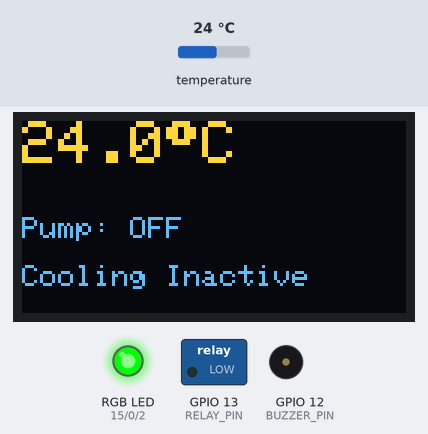
This program was run on a simulated ESP8266 (NodeMCU). Parts: 128×64 one-colour display, switched loads named in the program (green lamp = pin HIGH), an RGB LED mixed from three pins (HIGH = lit), buzzer (waves = sounding, pin HIGH). The test bench sets the inputs (shaded band); at power-on: temperature 24 °C. The OLED is the two-colour kind (top 16 rows yellow); WiFi joins after 1.5 s; servers stay silent unless stated; storage starts empty; EEPROM starts erased; what the program prints to the serial monitor is not drawn.

Above: at 9.1 s.
9.2 s: temperature set to 29.4 °C
At 10.5 s:
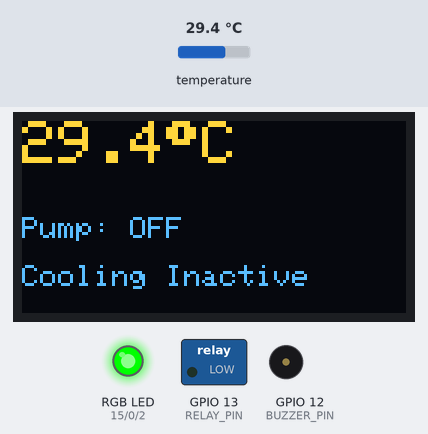
10.8 s: temperature set to 30.5 °C
At 11.7 s:
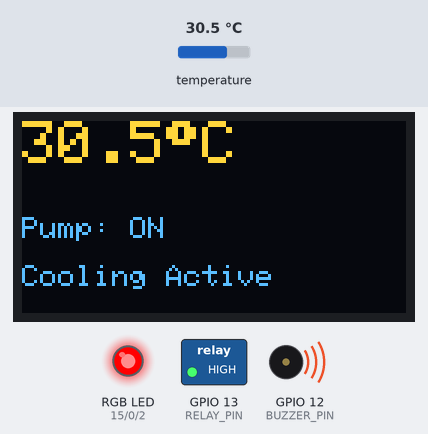
14.6 s: temperature set to 12 °C
At 15.9 s:
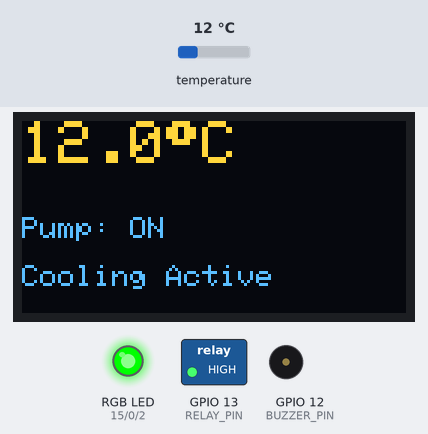
17.5 s: temperature set to 33 °C
At 18.71 s:
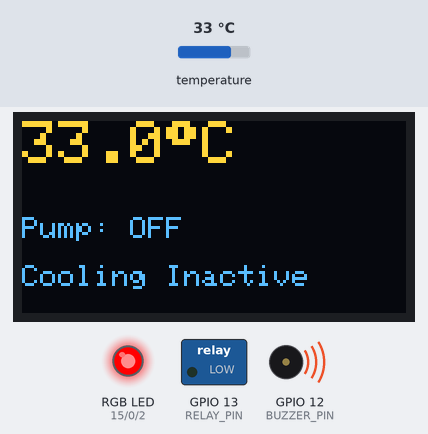
Timing chart, 0 to 21.0 s (numbered marks = the images above; inputs shaded):
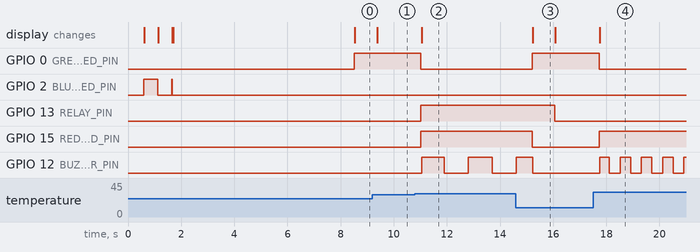

Measured:
- the behaviour switches between 29.9 and 30 °C on temperature (found by bisection; images 1 and 2)
- after the input at 9.2 s, the display: changes after 0.17 s (image 1)
- after the input at 10.8 s, GPIO 0 (GREEN_LED_PIN): HIGH → LOW after 0.22 s; GPIO 13 (RELAY_PIN), GPIO 15 (RED_LED_PIN): LOW → HIGH after 0.22 s; GPIO 12 (BUZZER_PIN): alternates HIGH for 0.88 s and LOW for 0.90 s, starting after 0.25 s; the display: first differs from a run without the input after 0.25 s (image 2)
- after the input at 14.6 s, GPIO 0 (GREEN_LED_PIN): LOW → HIGH after 0.61 s; GPIO 13 (RELAY_PIN): HIGH → LOW after 1.5 s; GPIO 15 (RED_LED_PIN): HIGH → LOW after 0.61 s; the display: first differs from a run without the input after 0.64 s (image 3)
- after the input at 17.5 s, GPIO 0 (GREEN_LED_PIN): HIGH → LOW after 0.23 s; GPIO 15 (RED_LED_PIN): LOW → HIGH after 0.23 s; GPIO 12 (BUZZER_PIN): alternates HIGH for 0.40 s and LOW for 0.40 s, starting after 0.25 s; the display: first differs from a run without the input after 0.25 s (image 4)
- what the display in image 3 shows lasts 0.9 s, from 15.2 s to 16.1 s

The program:

main.cpp
```cpp
#include <OneWire.h>
#include <DallasTemperature.h>
#include <ESP8266WiFi.h>
#include <Wire.h>
#include <Adafruit_GFX.h>
#include <Adafruit_SSD1306.h>
#include <ESP8266WebServer.h>
#include <EEPROM.h>
#include <LittleFS.h>

// --- WiFi Credentials ---
const char* ssid = "ExoShieldSystem";
const char* password = "ExoShield123";

// --- Web Server ---
ESP8266WebServer server(80);

// --- OLED Display Settings ---
#define SCREEN_WIDTH 128
#define SCREEN_HEIGHT 64
#define OLED_RESET    -1
Adafruit_SSD1306 display(SCREEN_WIDTH, SCREEN_HEIGHT, &Wire, OLED_RESET);

// --- Pin Definitions ---
// D4 (GPIO2) for the Blue LED (WiFi Status)
const int BLUE_LED_PIN = 2;
// D3 (GPIO0) for the Green LED (Normal Status)
const int GREEN_LED_PIN = 0;
// D8 (GPIO15) for the Red LED (Alert Status)
const int RED_LED_PIN = 15;
// D5 (GPIO14) for DS18B20
const int ONE_WIRE_BUS = 14;
// D7 (GPIO13) for the Relay
const int RELAY_PIN = 13;
// D6 (GPIO12) for the Buzzer
const int BUZZER_PIN = 12;

// --- Sensor Setup ---
OneWire oneWire(ONE_WIRE_BUS);
DallasTemperature sensors(&oneWire);

// --- Variables ---
float thresholdTemp = 30.0; // Default threshold (adjust as needed)
float currentTemp = 0.0;
bool isPumpOn = false;      // Track state for Web Server and Display

// --- Cooling System Protection (Hysteresis & Cooldown) ---
float hysteresis = 1.0; // Wait until temperature drops 1.0 degree BELOW threshold before turning pump OFF
unsigned long pumpCooldown = 5000; // Minimum 5 seconds between switching ON/OFF (protects pump)
unsigned long pumpLastSwitched = 0;

// EEPROM Settings
#define EEPROM_INIT_FLAG 0xAA // Used to check if EEPROM has been formatted by us

// Timing variables for non-blocking operations
unsigned long lastTempRequest = 0;
const int tempConversionDelay = 800; // 12-bit resolution takes max 750ms.
bool conversionPending = false;

// Buzzer timing variables
unsigned long lastBuzzerToggle = 0;
bool buzzerState = false;

// --- Helper Function for RGB LED Control ---
void updateStatusLEDs() {
  if (currentTemp <= -100.0) {
    digitalWrite(GREEN_LED_PIN, LOW);
    digitalWrite(RED_LED_PIN, LOW);
    return;
  }
  if (currentTemp >= thresholdTemp) {
    digitalWrite(GREEN_LED_PIN, LOW);
    digitalWrite(RED_LED_PIN, HIGH);
  } else {
    digitalWrite(GREEN_LED_PIN, HIGH);
    digitalWrite(RED_LED_PIN, LOW);
  }
}

// --- EEPROM Helper Functions ---
void loadThreshold() {
  EEPROM.begin(512);
  if (EEPROM.read(0) == EEPROM_INIT_FLAG) {
    EEPROM.get(1, thresholdTemp);
    Serial.print("Loaded threshold from EEPROM: ");
    Serial.println(thresholdTemp);
  } else {
    Serial.println("EEPROM empty. Using default threshold.");
  }
}

void saveThreshold(float newTemp) {
  thresholdTemp = newTemp;
  EEPROM.write(0, EEPROM_INIT_FLAG);
  EEPROM.put(1, thresholdTemp);
  EEPROM.commit();
  Serial.print("Saved new threshold to EEPROM: ");
  Serial.println(thresholdTemp);
}

// --- Web Server Handlers ---
void handleData() {
  int healthVal = (currentTemp <= -100.0) ? 0 : 100;
  String json = "{";
  json += "\"temp\":" + String(currentTemp, 1) + ",";
  json += "\"pump\":" + String(isPumpOn ? "true" : "false") + ",";
  json += "\"health\":" + String(healthVal) + ",";
  json += "\"threshold\":" + String(thresholdTemp, 1);
  json += "}";
  server.send(200, "application/json", json);
}

void handleUpdate() {
  if (server.hasArg("threshold")) {
    float newThresh = server.arg("threshold").toFloat();
    saveThreshold(newThresh);
  }
  server.send(200, "text/plain", "OK");
}

void setup() {
  Serial.begin(115200);
  Serial.println("\nStarting Temperature Control System...");

  loadThreshold();

  pinMode(BLUE_LED_PIN, OUTPUT);
  pinMode(GREEN_LED_PIN, OUTPUT);
  pinMode(RED_LED_PIN, OUTPUT);

  digitalWrite(BLUE_LED_PIN, LOW);
  digitalWrite(GREEN_LED_PIN, LOW);
  digitalWrite(RED_LED_PIN, LOW);

  pinMode(RELAY_PIN, OUTPUT);
  digitalWrite(RELAY_PIN, LOW);

  pinMode(BUZZER_PIN, OUTPUT);
  digitalWrite(BUZZER_PIN, LOW);

  sensors.begin();
  sensors.setWaitForConversion(false);

  if (!LittleFS.begin()) {
    Serial.println("An Error has occurred while mounting LittleFS");
    // Continue running so hardware still works even if FS fails
  } else {
    Serial.println("LittleFS Mounted Successfully");
  }

  // --- OLED & WiFi Setup Sequence ---
  if(!display.begin(SSD1306_SWITCHCAPVCC, 0x3C)) {
    Serial.println(F("SSD1306 allocation failed. Check I2C wiring."));
    for(;;);
  }

  display.clearDisplay();
  display.setTextSize(1);
  display.setTextColor(SSD1306_WHITE);
  display.setCursor(0, 10);
  display.println(F("System Booting..."));
  display.println(F("Connecting WiFi:"));
  display.print(ssid);
  display.display();

  WiFi.begin(ssid, password);
  int ledState = LOW;
  while (WiFi.status() != WL_CONNECTED) {
    delay(500);
    Serial.print(".");
    ledState = !ledState;
    digitalWrite(BLUE_LED_PIN, ledState);
    display.print(".");
    display.display();
  }
  digitalWrite(BLUE_LED_PIN, LOW);
  Serial.println(F("\nWiFi connected"));

  // --- ROBUST WEB SERVER SETUP ---
  // Explicitly serve ONLY the files we have so it doesn't swallow our /data API endpoint!
  server.serveStatic("/", LittleFS, "/index.html");

  // Bulletproof Logo Routing: Matches any uppercase/lowercase combination
  server.serveStatic("/Logo.png", LittleFS, "/Logo.png", "max-age=86400");
  server.serveStatic("/Logo.png", LittleFS, "/logo.png", "max-age=86400");
  server.serveStatic("/logo.png", LittleFS, "/logo.png", "max-age=86400");
  server.serveStatic("/logo.png", LittleFS, "/Logo.png", "max-age=86400");

  server.on("/data", handleData);
  server.on("/update", HTTP_POST, handleUpdate);
  server.begin();
  Serial.println("Web server started");

  // Show IP Address momentarily
  display.clearDisplay();
  display.setTextSize(1);
  display.setCursor(0, 10);
  display.println(F("WiFi Connected!"));
  display.print(F("IP: "));
  display.println(WiFi.localIP());
  display.display();
  delay(6000);
  display.clearDisplay();

  Serial.println("System Initialized.");
}

void loop() {
  server.handleClient();
  unsigned long currentMillis = millis();

  if (!conversionPending) {
    sensors.requestTemperatures();
    lastTempRequest = currentMillis;
    conversionPending = true;
  }

  if (conversionPending && (currentMillis - lastTempRequest >= tempConversionDelay)) {
    currentTemp = sensors.getTempCByIndex(0);
    conversionPending = false;

    bool canSwitch = (currentMillis - pumpLastSwitched >= pumpCooldown);

    if (currentTemp >= thresholdTemp) {
      if (!isPumpOn && canSwitch) {
        digitalWrite(RELAY_PIN, HIGH);
        isPumpOn = true;
        pumpLastSwitched = currentMillis;
      }
    } else if (currentTemp <= (thresholdTemp - hysteresis)) {
      if (isPumpOn && canSwitch) {
        digitalWrite(RELAY_PIN, LOW);
        isPumpOn = false;
        pumpLastSwitched = currentMillis;
      }
    } else if (currentTemp <= -100.0) {
      if (isPumpOn) {
         digitalWrite(RELAY_PIN, LOW);
         isPumpOn = false;
         pumpLastSwitched = currentMillis;
      }
    }

    updateStatusLEDs();

    display.clearDisplay();
    display.setTextSize(2);
    display.setCursor(0, 0);
    if (currentTemp > -100.0) {
        display.print(currentTemp, 1);
        display.print((char)247);
        display.println("C");
    } else {
        display.println("ERR");
    }

    display.setTextSize(1);
    display.setCursor(0, 32);
    display.print("Pump: ");

    if (isPumpOn) {
        display.println("ON");
        display.setCursor(0, 48);
        display.println("Cooling Active");
    } else {
        display.println("OFF");
        display.setCursor(0, 48);
        display.println("Cooling Inactive");
    }
    display.display();
  }

  if (currentTemp >= thresholdTemp) {
    float tempDifference = currentTemp - thresholdTemp;
    int beepInterval = 1000 - (int)(tempDifference * 200);
    if (beepInterval < 100) beepInterval = 100;

    if (currentMillis - lastBuzzerToggle >= (unsigned long)beepInterval) {
      buzzerState = !buzzerState;
      digitalWrite(BUZZER_PIN, buzzerState ? HIGH : LOW);
      lastBuzzerToggle = currentMillis;
    }
  } else {
    if (buzzerState) {
      buzzerState = false;
      digitalWrite(BUZZER_PIN, LOW);
    }
  }

  // Yield to the ESP8266 background Wi-Fi tasks to prevent dropped connections
  yield();
}
```
